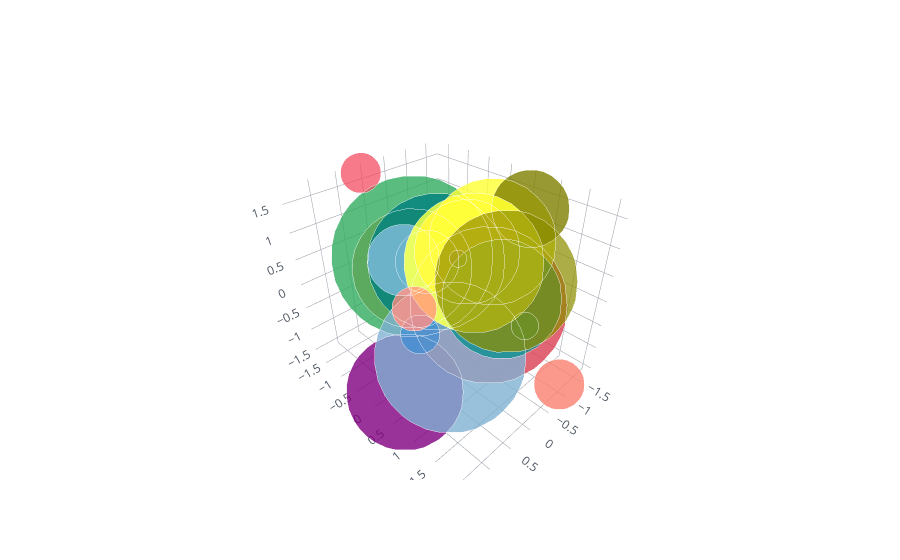

This figure's notebook cell:
### Code cell
cf.datagen.bubble3d(5,4,mode='stocks').iplot(kind='bubble3d',x='x',y='y',z='z', size='size')

### Figure 1 — Plotly figure (JSON) as saved in the notebook; plotly's stock layout.template omitted (floating-point values rounded to 4 significant figures)
{"data": [{"marker": {"color": ["rgba(255, 153, 51, 1.0)", "rgba(55, 128, 191, 1.0)", "rgba(50, 171, 96, 1.0)", "rgba(128, 0, 128, 1.0)", "rgba(219, 64, 82, 1.0)", "rgba(0, 128, 128, 1.0)", "rgba(255, 255, 51, 1.0)", "rgba(128, 128, 0, 1.0)", "rgba(251, 128, 114, 1.0)", "rgba(128, 177, 211, 1.0)", "rgba(128, 177, 211, 0.8999999999999999)", "rgba(255, 153, 51, 0.8999999999999999)", "rgba(55, 128, 191, 0.8999999999999999)", "rgba(50, 171, 96, 0.8999999999999999)", "rgba(128, 0, 128, 0.8999999999999999)", "rgba(219, 64, 82, 0.8999999999999999)", "rgba(0, 128, 128, 0.8999999999999999)", "rgba(255, 255, 51, 0.8999999999999999)", "rgba(128, 128, 0, 0.8999999999999999)", "rgba(251, 128, 114, 0.8999999999999999)"], "opacity": 0.8, "size": [83, 44, 112, 81, 109, 95, 88, 54, 35, 105, 50, 73, 27, 19, 12, 28, 83, 97, 99, 31], "symbol": "circle"}, "mode": "markers", "text": ["0", "1", "2", "3", "4", "5", "6", "7", "8", "9", "10", "11", "12", "13", "14", "15", "16", "17", "18", "19"], "type": "scatter3d", "uid": "59d39a85-f763-4f66-93c8-08d439c979ee", "x": [0.8783, -0.6429, 0.1781, 1.388, -0.6613, -0.5617, -1.634, -1.696, -0.889, -0.198, -0.4019, 0.02804, 0.8635, -0.8581, -1.078, 0.1011, -0.522, -0.1923, 0.1561, 0.6235], "y": [0.4249, -0.9594, -0.4337, 0.7028, 0.5401, -0.6512, -0.2355, 0.5147, 2.044, 0.06454, -1.375, 0.6667, 0.5347, 1.248, -0.5457, -1.702, 0.9373, 0.5986, 1.5, 0.1362], "z": [1.099, -0.07602, 0.6424, -0.7675, -0.2827, 0.1181, 0.2704, 1.162, -1.321, -1.531, -0.1135, 1.106, -0.05542, -0.4864, -0.0232, 1.666, 0.114, 0.7967, 1.054, 0.08577]}], "layout": {"legend": {"bgcolor": "#FFFFFF", "font": {"color": "#4D5663"}}, "paper_bgcolor": "#FFFFFF", "plot_bgcolor": "#FFFFFF", "scene": {"xaxis": {"gridcolor": "#9499A3", "showgrid": true, "tickfont": {"color": "#4D5663"}, "title": {"font": {"color": "#4D5663"}, "text": ""}, "zerolinecolor": "#9499A3"}, "yaxis": {"gridcolor": "#9499A3", "showgrid": true, "tickfont": {"color": "#4D5663"}, "title": {"font": {"color": "#4D5663"}, "text": ""}, "zerolinecolor": "#9499A3"}, "zaxis": {"gridcolor": "#9499A3", "showgrid": true, "tickfont": {"color": "#4D5663"}, "title": {"font": {"color": "#4D5663"}, "text": ""}, "zerolinecolor": "#9499A3"}}, "title": {"font": {"color": "#4D5663"}}}}
